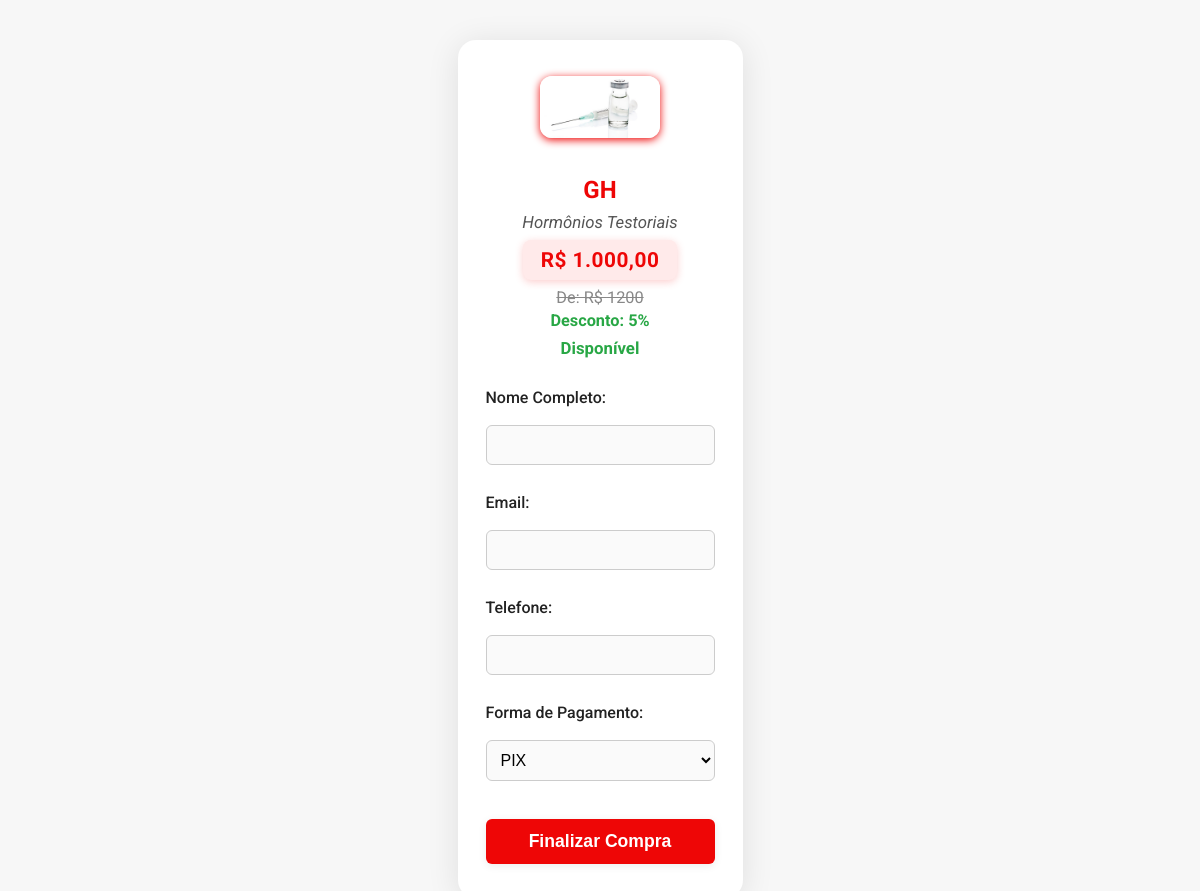
Screenshot of /pagamento.php?id=4 with the database file from the repository.
### tables this page shows
CREATE TABLE produtos (
    id INTEGER PRIMARY KEY AUTOINCREMENT,
    nome TEXT NOT NULL,
    subtitulo TEXT,
    preco REAL NOT NULL,
    desconto INTEGER DEFAULT 0,
    preco_antigo REAL,
    imagem TEXT,
    disponivel INTEGER DEFAULT 1
);

### pagamento.php (the view, shortened to what this page needs)
<?php
$db = getDB();
$id = isset($_GET['id']) ? (int)$_GET['id'] : 0;
$produto = $db->prepare('SELECT * FROM produtos WHERE id = ?');
$produto->execute([$id]);
$produto = $produto->fetch(PDO::FETCH_ASSOC);
?>
<!DOCTYPE html>
<html lang="pt-BR">
<head>
    <link rel="stylesheet" href="style.css">
</head>
<body>
    <div class="pagamento-container">
        <?php if (!empty($produto['imagem'])): ?>
            <img src="<?= htmlspecialchars($produto['imagem']) ?>" alt="<?= htmlspecialchars($produto['nome']) ?>">
        <?php endif; ?>
        <h2><?= htmlspecialchars($produto['nome']) ?></h2>
        <?php if (!empty($produto['subtitulo'])): ?>
            <div style="color:#555; font-size:1.05rem; margin-bottom:8px; text-align:center; font-style:italic;"> <?= htmlspecialchars($produto['subtitulo']) ?> </div>
        <?php endif; ?>
        <div class="preco">
            <?php
            $preco = $produto['preco'];
            $preco_num = preg_replace('/[^0-9.,]/', '', $preco);
            $preco_float = str_replace([','], ['.'], $preco_num);
            if (is_numeric($preco_float)) {
                echo 'R$ ' . number_format((float)$preco_float, 2, ',', '.');
            } else {
                echo 'R$ ' . htmlspecialchars($preco);
            }
            ?>
        </div>
        <?php if (!empty($produto['preco_antigo'])): ?>
            <div class="preco-antigo">De: R$ <?= htmlspecialchars($produto['preco_antigo']) ?></div>
        <?php endif; ?>
        <?php if (!empty($produto['desconto'])): ?>
            <div class="desconto">Desconto: <?= htmlspecialchars($produto['desconto']) ?>%</div>
        <?php endif; ?>
        <?php if (isset($produto['disponivel'])): ?>
            <div class="disponivel">
                <?= ($produto['disponivel'] == 'Sim' || $produto['disponivel'] == 1) ? 'Disponível' : 'Indisponível' ?>
            </div>
        <?php endif; ?>
        <form>
            <label for="nome">Nome Completo:</label>
            <input type="text" id="nome" name="nome" required>
            <label for="email">Email:</label>
            <input type="email" id="email" name="email" required>
            <label for="telefone">Telefone:</label>
            <input type="tel" id="telefone" name="telefone" required>
            <label for="pagamento">Forma de Pagamento:</label>
            <select id="pagamento" name="pagamento" required>
                <option value="pix">PIX</option>
            </select>
            <button type="submit" class="btn">Finalizar Compra</button>
        </form>
    </div>
</body>
</html>

### style.css (style rules this page uses)
*, *::before, *::after { box-sizing: border-box; }
body { font-family: 'Roboto', Arial, sans-serif; background: #f7f7f7; color: #222; margin: 0; padding: 0; width: 100vw; overflow-x: hidden; min-height: 100vh; display: flex; flex-direction: column; }
img, .logo { max-width: 100%; height: auto; display: block; }
.btn { background: #ee0606; color: #fff; border: none; border-radius: 6px; padding: 12px 28px; font-weight: bold; font-size: 1.1rem; box-shadow: 0 2px 8px rgba(0,0,0,0.08); transition: background 0.2s, transform 0.2s; cursor: pointer; margin: 6px 0; }
input, select, textarea { width: 100%; padding: 10px; border-radius: 6px; border: 1px solid #ccc; margin-bottom: 16px; font-size: 1rem; background: #fafafa; transition: border 0.2s; }
label { font-weight: 500; margin-bottom: 6px; display: block; }

### rows the page displays
produtos: imagem (picture), nome "GH", subtitulo "Hormônios Testoriais", preco "1.000,00", preco_antigo "1200", desconto "5"
